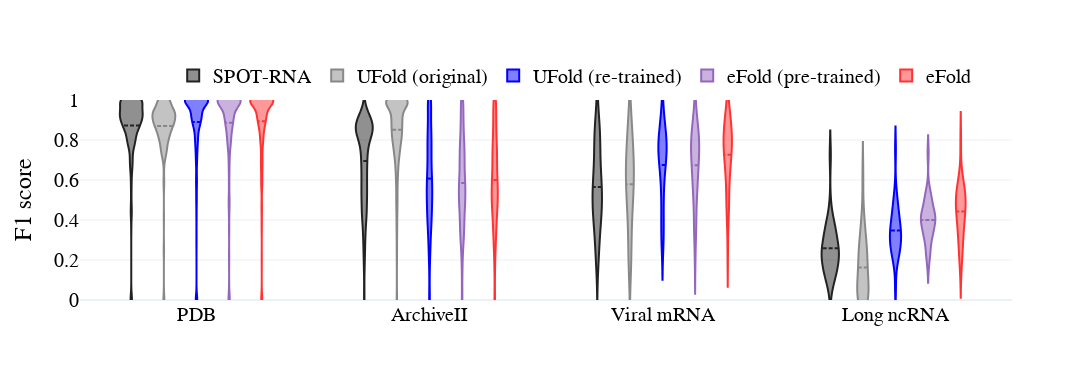

This figure's notebook cell:
### Code cell
# Creat a box plot with plotly
import plotly.graph_objects as go
from plotly.subplots import make_subplots
import plotly.express as px
# fig = make_subplots(rows=2, cols=1)
fig = go.Figure()

colors = ['#222222', '#888888']
    
# UFold results
for i, model in enumerate(['SPOT-RNA', 'UFold (original)']):
    results_dataset = result_algos[result_algos['model']==model]
    if model == 'RNAformer': 
       
       fig.add_trace(go.Violin(x=results_dataset[results_dataset['dataset']!='Long ncRNA']['dataset'], y=results_dataset[results_dataset['dataset']!='Long ncRNA']['F1'], 
                            name=model, marker_color=colors[i], 
                            meanline_visible=True, points=False))
       
       fig.add_trace(go.Violin(x=results_dataset[results_dataset['dataset']=='Long ncRNA']['dataset'], y=results_dataset[results_dataset['dataset']=='Long ncRNA']['F1'], 
                            marker_color=colors[i], showlegend=False,
                            meanline_visible=True, points=False))
    else:       
      fig.add_trace(go.Violin(x=results_dataset['dataset'], y=results_dataset['F1'], 
                              name=model, marker_color=colors[i], 
                              meanline_visible=True, points=False))

colors = ['blue', "rgb(148, 103, 189)", '#FF3333']
for i, model in enumerate(['UFold (re-trained)', 'eFold (pre-trained)', 'eFold']):
    results_dataset = data_comparison[data_comparison['model']==model]
    fig.add_trace(go.Violin(x=results_dataset['dataset'], y=results_dataset['f1'], 
                            name=model, 
                            marker_color=colors[i], 
                            meanline_visible=True, points=False))
    
fig.update_layout(
                # title='F1 score on test sets for pretraining vs pretraining + fine-tuning models', 
                yaxis_title='F1 score', xaxis_title='',
                  violinmode='group', yaxis_range=[0, 1],
                  width=1300, height=650,
                  template='plotly_white', font_size=20, font_color='black', font_family='times new roman',)
# fig.update_xaxes(categoryorder='array', categoryarray= ['RNAstructure', 'EternaFold', 'MXFold2', 'UFold'])

# make legend horizontal
fig.update_layout(legend_orientation="h", legend=dict(x=0.1, y=1.22), height=380)
fig.show()

### Figure 1 — Plotly figure (JSON) as saved in the notebook; plotly's stock layout.template omitted (floating-point values rounded to 4 significant figures; data arrays with more than 128 entries replaced by an {"elided": "..."} marker saying what was removed)
{"data": [{"marker": {"color": "#222222"}, "meanline": {"visible": true}, "name": "SPOT-RNA", "points": false, "type": "violin", "x": {"elided": "3795 str values"}, "y": {"elided": "3795 float values"}}, {"marker": {"color": "#888888"}, "meanline": {"visible": true}, "name": "UFold (original)", "points": false, "type": "violin", "x": {"elided": "3784 str values"}, "y": {"elided": "3784 float values"}}, {"marker": {"color": "blue"}, "meanline": {"visible": true}, "name": "UFold (re-trained)", "points": false, "type": "violin", "x": {"elided": "3795 str values"}, "y": {"elided": "3795 float values"}}, {"marker": {"color": "rgb(148, 103, 189)"}, "meanline": {"visible": true}, "name": "eFold (pre-trained)", "points": false, "type": "violin", "x": {"elided": "3795 str values"}, "y": {"elided": "3795 float values"}}, {"marker": {"color": "#FF3333"}, "meanline": {"visible": true}, "name": "eFold", "points": false, "type": "violin", "x": {"elided": "3795 str values"}, "y": {"elided": "3795 float values"}}], "layout": {"font": {"color": "black", "family": "times new roman", "size": 20}, "height": 380, "legend": {"orientation": "h", "x": 0.1, "y": 1.22}, "violinmode": "group", "width": 1300, "xaxis": {"title": {"text": ""}}, "yaxis": {"range": [0, 1], "title": {"text": "F1 score"}}}}
